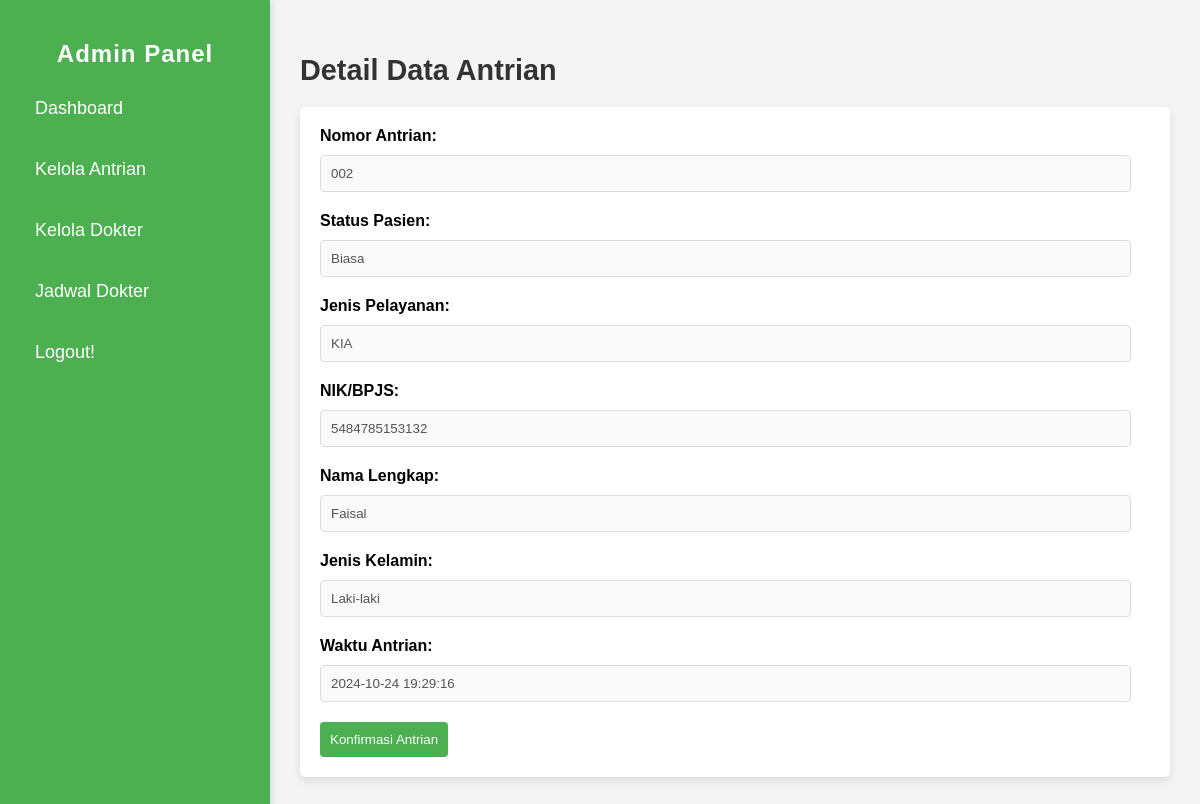
The page /detailAntrian.php?na=002 (signed in) on the database its author committed.
### tables this page shows
CREATE TABLE `antrian` (
  `nomor_antrian` varchar(50) NOT NULL DEFAULT '',
  `status_pasien` varchar(50) DEFAULT NULL,
  `nikbpjs` varchar(50) DEFAULT NULL,
  `nama` varchar(50) DEFAULT NULL,
  `jenis_kelamin` varchar(20) DEFAULT NULL,
  `jenis_pelayanan` varchar(50) DEFAULT NULL,
  `status_antrian` int(11) DEFAULT NULL,
  `created_at` datetime NOT NULL DEFAULT current_timestamp()
);

### detailAntrian.php (the view, shortened to what this page needs)
<?php
require_once "database/koneksi.php";
$na = $_GET["na"];
$result = mysqli_query($koneksi,"SELECT * FROM antrian WHERE nomor_antrian = '$na'");
$data = mysqli_fetch_assoc($result);
?>
<!DOCTYPE html>
<html lang="en">
<head>
    <link rel="stylesheet" href="css/dashboard.css">
    <link rel="stylesheet" href="library/sweetalert2/sweetalert2.min.css">
</head>
<body>
    <aside class="sidebar">
        <h2>Admin Panel</h2>
        <ul>
            <li><a href="dashboard.php">Dashboard</a></li>
            <li><a href="kelolaAntrian.php">Kelola Antrian</a></li>
            <li><a href="kelolaDokter.php">Kelola Dokter</a></li>
            <li><a href="jadwalDokter.php">Jadwal Dokter</a></li>
            <li><a href="logout.php">Logout!</a></li>
        </ul>
    </aside>
    <div class="main-content">
        <h2>Detail Data Antrian</h2>
        <form action="" method="post">
            <div class="form-group">
                <label for="nomorAntrian">Nomor Antrian:</label>
                <input type="number" id="nomorAntrian" name="nomorAntrian" value="<?=$data["nomor_antrian"]?>" disabled>
            </div>
            <div class="form-group">
                <label for="status_pasien">Status Pasien:</label>
                <input type="text" id="status_pasien" name="status_pasien" value="<?=$data["status_pasien"]?>" disabled>
            </div>
            <div class="form-group">
                <label for="jenis_pelayanan">Jenis Pelayanan:</label>
                <input type="text" id="jenis_pelayanan" name="jenis_pelayanan" value="<?=$data["jenis_pelayanan"]?>" disabled>
            </div>
            <div class="form-group">
                <label for="nik">NIK/BPJS:</label>
                <input type="text" id="nik" name="nik" value="<?=$data["nikbpjs"]?>" disabled>
            </div>
            <div class="form-group">
                <label for="namaLengkap">Nama Lengkap:</label>
                <input type="text" id="namaLengkap" name="namaLengkap" value="<?=$data["nama"]?>" disabled>
            </div>
            <div class="form-group">
                <label for="jenis_kelamin">Jenis Kelamin:</label>
                <input type="text" id="jenis_kelamin" name="jenis_kelamin" value="<?=$data["jenis_kelamin"]?>" disabled>
            </div>
            <div class="form-group">
                <label for="created_at">Waktu Antrian:</label>
                <input type="text" id="created_at" name="created_at" value="<?=$data["created_at"]?>" disabled>
            </div>
             <?php
if(isset($data["status_antrian"])) {
    if($data["status_antrian"] == 0){
        ?>
        <button type="submit" onclick="return confirm('Konfirmasi Antrian?')" name="proses">Konfirmasi Antrian</button>
        <?php
    } else {
        ?>
        <button type="button">Sudah Dikonfirmasi</button>
        <?php
    }
}
?>
        </form>
    </div>
</body>
</html>

### css/dashboard.css (style rules this page uses)
body { font-family: Arial, sans-serif; margin: 0; padding: 0; display: flex; background-color: #f4f4f4; }
.sidebar { width: 230px; background-color: #4caf50; padding: 20px; height: 100vh; color: white; position: fixed; left: 0; top: 0; box-shadow: 2px 0 8px rgba(0, 0, 0, 0.1); }
.sidebar h2 { text-align: center; margin-bottom: 20px; font-size: 1.5rem; letter-spacing: 1px; }
.sidebar ul { list-style-type: none; padding: 0; }
.sidebar ul li { margin-bottom: 20px; transition: transform 0.2s ease-in-out; }
.sidebar ul li a { color: white; text-decoration: none; font-size: 18px; display: block; padding: 10px 15px; border-radius: 5px; transition: background-color 0.3s; }
.main-content { margin-left: 270px; padding: 30px; width: calc(100% - 270px); background-color: #f4f4f4; }
.main-content h2 { margin-bottom: 20px; color: #333333; font-size: 1.8rem; font-weight: bold; }

### detailAntrian.php (style rules this page uses)
form { background-color: white; padding: 20px; border-radius: 5px; box-shadow: 0px 4px 8px rgba(0, 0, 0, 0.1); }
label { display: block; margin-bottom: 10px; font-weight: bold; }
.form-group { margin-bottom: 20px; }
.form-group input[type="text"], .form-group input[type="number"], .form-group select { width: 95%; padding: 10px; border: 1px solid #ddd; border-radius: 4px; }
button { background-color: #4caf50; color: white; padding: 10px; border: none; border-radius: 4px; cursor: pointer; }

### rows shown on the page
antrian: nomorAntrian "002", status_pasien "Biasa", jenis_pelayanan "KIA", nik "5484785153132", namaLengkap "Faisal", jenis_kelamin "Laki-laki", created_at "2024-10-24 19:29:16"
